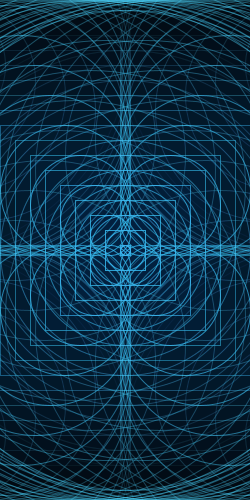
Frame 1 (no input)
Frame 60 (the mouse pressed at the canvas centre just before this capture): identical to frame 1, image omitted
Frame 120 (the mouse held since frame 60 and released just before this capture): identical to frame 1, image omitted

The Processing sketch that drew this single still picture (run headless with seeded random() and noise(); from frame 60 on, the mouse is pressed at the canvas centre):

// Processing sketch: processing_32200
// ── processing_32200.pde

int xPos = -125;
int yPos = 0;
int xPos2 = 365;
int yPos2 = 0;
int xPos3 = -125;
int yPos3 = 490;
int xPos4 = 365;
int yPos4 = 490;
int xPos5 = 120;
int yPos5 = 245;
int yPos6 = 245;
int xPos7 = 120;
int xPos8 = 120;
int yPos8 = 245;
int shapeSize = 10;
int count = 0;
int trans = 225;
int trans2 = 20;

void setup(){
  size(250, 500);
  background(2);
 
  smooth();
  
  rectMode(CENTER);
  ellipseMode(CORNER);
  frameRate(10);
}

void draw(){
  
  while (count<20){
     stroke(77,218,255,trans2);
     noFill();
     
     ellipseMode(CORNER);
    ellipse (xPos,yPos,shapeSize,shapeSize);
    ellipse (xPos2,yPos2,shapeSize,shapeSize);
    ellipse (xPos3,yPos3,shapeSize,shapeSize);
    ellipse (xPos4,yPos4,shapeSize,shapeSize);
    ellipseMode(CENTER);
    stroke(77,218,255,trans);
    ellipse (125,250,shapeSize,shapeSize);
    ellipseMode(CORNER);
    ellipse (xPos5,yPos5,shapeSize,shapeSize);
    ellipse (xPos5,yPos6,shapeSize,shapeSize);
    ellipse (xPos7,yPos5,shapeSize,shapeSize);
    ellipse (xPos8,yPos8,shapeSize,shapeSize);
    fill(0,90,212,5);
    rect (125,250,shapeSize,shapeSize);
    
    shapeSize = shapeSize+30;
    trans = trans - 15;
    trans2 = trans2 + 5;
    xPos2 = xPos2 - 30;
    yPos3 = yPos3 - 30;
    xPos4 = xPos4 - 30;
    yPos4 = yPos4 - 30;
    yPos6 = yPos6 - 30;
    xPos7 = xPos7 - 30;
    xPos8 = xPos8 - 30;
    yPos8 = yPos8 - 30;
    count++;
  }
  xPos = xPos + 100;
  shapeSize = 10;

  
  if(xPos>500){
    xPos = xPos + 15;
    yPos = yPos + 70;
    xPos = 0;
    
  }
  if(yPos>500){
    xPos=0;
    yPos=0;
  }

}
